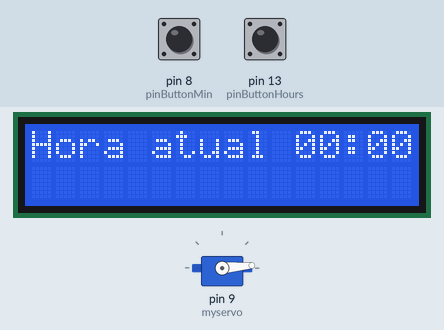
The sketch below on a simulated Arduino Uno, built with avr-gcc and run on an emulated ATmega328P. Parts: 16×2 character LCD, servo. The test bench sets the inputs (shaded band); at power-on: pin 8 (pinButtonMin) LOW, pin 13 (pinButtonHours) LOW.

Above: at 1.2 s.
1.3 s: pin 8 (pinButtonMin) pulled HIGH for 1 s
At 3.5 s:
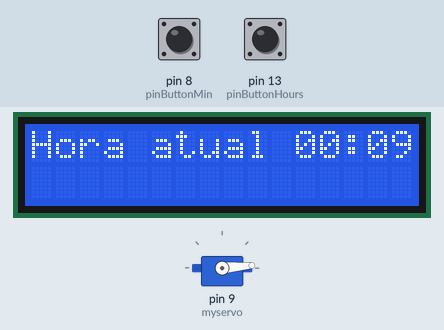
3.8 s: pin 13 (pinButtonHours) pulled HIGH for 3.2 s
At 7.7 s:
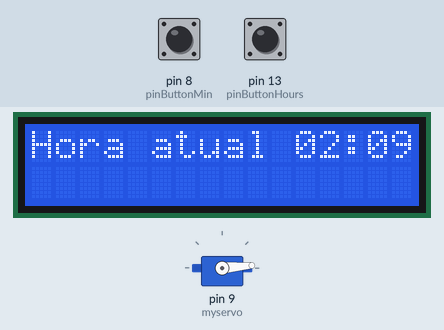
8.5 s: pin 8 (pinButtonMin) pulled HIGH for 0.15 s
At 9.3 s:
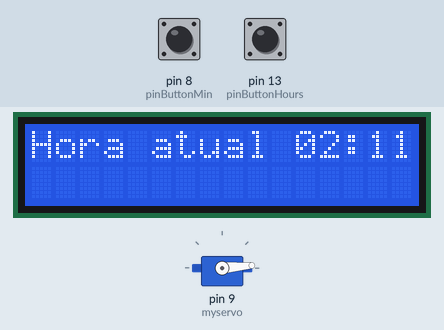
10.2 s: pin 13 (pinButtonHours) pulled HIGH for 0.15 s
At 11.7 s:
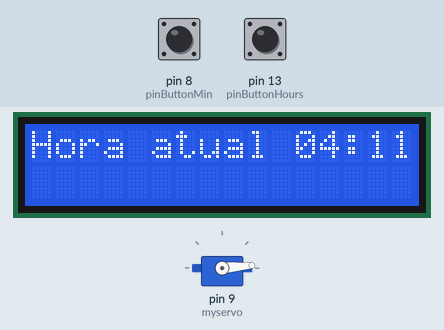
Timing chart, 0 to 12.9 s (numbered marks = the images above; inputs shaded):
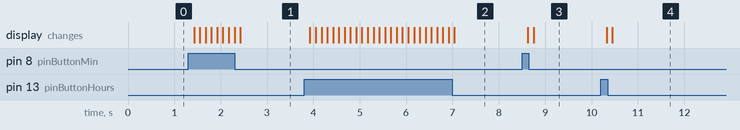

The sketch:

Feeduino.ino
```cpp
#include <LiquidCrystal.h>
#include <Servo.h>
LiquidCrystal lcd(12,11,5,4,3,2);


const int pinButtonHours = 13;
const int pinButtonMin = 8;
int buttonHourState = 0;
int buttonMinuteState = 0;
String strConvertTime ;
bool updateLcd=false;
long lastTime=0;

int minutes=0;
int hours =0;
Servo myservo;
bool isFeeding=false;

void setup() {

  lastTime=millis();
  pinMode(pinButtonHours, INPUT);
  pinMode(pinButtonMin, INPUT);
  lcd.begin(16,2);
  lcd.clear();
  printTime();
  myservo.attach(9);
  myservo.write(5);


}

void loop() {

  readButtons();

  calculateTime();

  if(updateLcd){
    printTime();
    updateLcd=false;
  }

}

void calculateTime(){

  if ((millis() - lastTime) > 60000) {//each minute
    lastTime=millis() ;
    addMinute();
    updateLcd=true;
  }
}


void readButtons(){

  buttonHourState = digitalRead(pinButtonHours);
  if (buttonHourState == HIGH) {
    delay(120);
    addHour();
    updateLcd=true;
  }

  buttonMinuteState = digitalRead(pinButtonMin);
  if (buttonMinuteState == HIGH) {
    delay(120);
    addMinute();
    updateLcd=true;
  }
}


void printTime(){
 lcd.clear();
  lcd.setCursor(0,0);
  lcd.print("Hora atual ");
  strConvertTime=String(hours, DEC);
  if(hours<10){
    lcd.print("0");
  }
  lcd.print(strConvertTime);
  lcd.print(":");
  if(minutes<10){
    lcd.print("0");
  }
  strConvertTime=String(minutes, DEC);
  lcd.print(strConvertTime);

  lcd.setCursor(0,0);

}

void addHour(){
  hours++;
 if(hours==24){
    hours=0;
  }

}


void addMinute(){
  minutes++;
  if(minutes==60){
    minutes=0;
    addHour();
  }
  checkFeedTime();
}

 void checkFeedTime(){

    if(isFeeding){
      return;
    }
    if(minutes!=0){
      return;
    }

    if((hours==8) || (hours==12) || (hours==19)){
      startFeeding();
    }
  }


void startFeeding(){
  isFeeding=true;
  myservo.write(90);
  delay(5000);
  myservo.write(5);
  isFeeding=false;

}
```

Measured:
- after the input at 1.3 s, the display: first changes after 0.12 s (image 1 shows a later state)
- after the input at 3.8 s, the display: first changes after 0.12 s (image 2 shows a later state)
- after the input at 8.5 s, the display: first changes after 0.12 s (image 3 shows a later state)
- after the input at 10.2 s, the display: first changes after 0.12 s (image 4 shows a later state)
